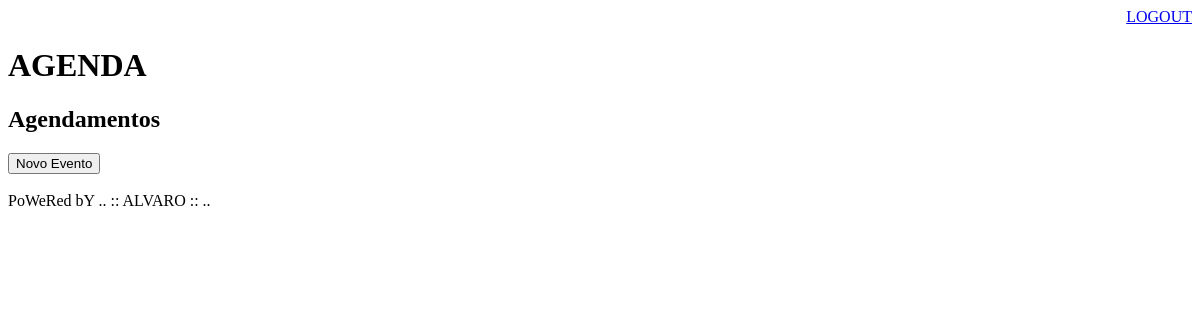
/agenda/ (signed in), run on an earlier commit of the app's database.
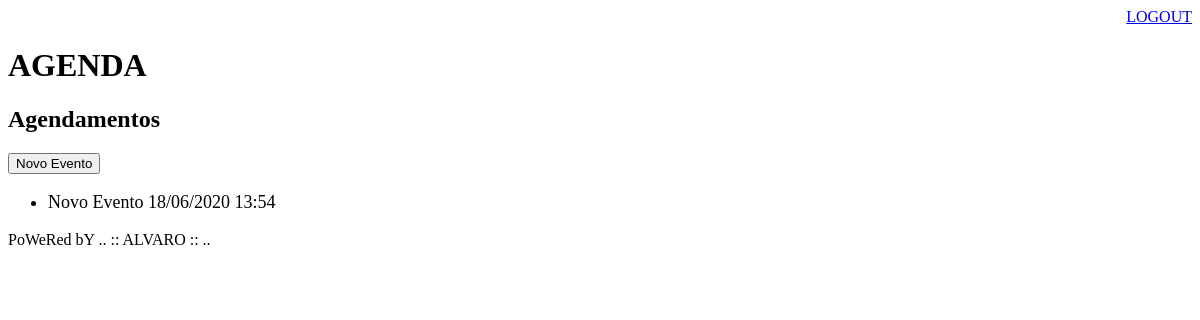
And on a later commit of the database.
### core/models.py (models this page shows, shortened)
class Evento (models.Model):
    titulo = models.CharField(max_length=100)
    descricao = models.TextField(blank=True , null=True)
    data_evento = models.DateTimeField(verbose_name='Data do Evento')
    data_criacao = models.DateTimeField(auto_now=True, verbose_name='Data da Criação')
    usuario = models.ForeignKey(User, on_delete=models.CASCADE)
    def get_data_criacao(self):
        return self.data_criacao.strftime('%d/%m/%Y %H:%M')

### core/views.py (the view)
# urls.py: path('agenda/', views.lista_eventos),
@login_required(login_url='/login/')
def lista_eventos (request):
       user = request.user
       evento = Evento.objects.filter(usuario=user)
       data = {'event': evento}
       return render(request, 'agenda.html', data)

### templates/agenda.html
{% extends "model-page.html" %}
{% block content  %}
<h2>Agendamentos</h2>
    <a href="evento">
    <button type="button">Novo Evento</button>
    </a>
<ul style="font-size: 18px">
{% for evento in event %}
    <li>{{ evento.titulo }} {{ evento.get_data_criacao }}</li>
{% endfor %}
</ul>
{% endblock %}

### templates/model-page.html
<!DOCTYPE html>
<html lang="en">
<head>
    {%  include "model-header.html" %}
</head>
<body>
    {% block content  %} {% endblock %}
    {%  include "model-footer.html" %}
</body>
</html>

### templates/model-header.html (shortened to what this page needs)
    <div align="right">
       <a href="/logout">LOGOUT</a>
    </div>
    <h1> AGENDA </h1>

### templates/model-footer.html
<p>     PoWeRed bY .. :: ALVARO :: .. </p>

What changed in the data, as far as the page shows it:
added Evento: titulo "Novo Evento", get_data_criacao "18/06/2020 13:54"
